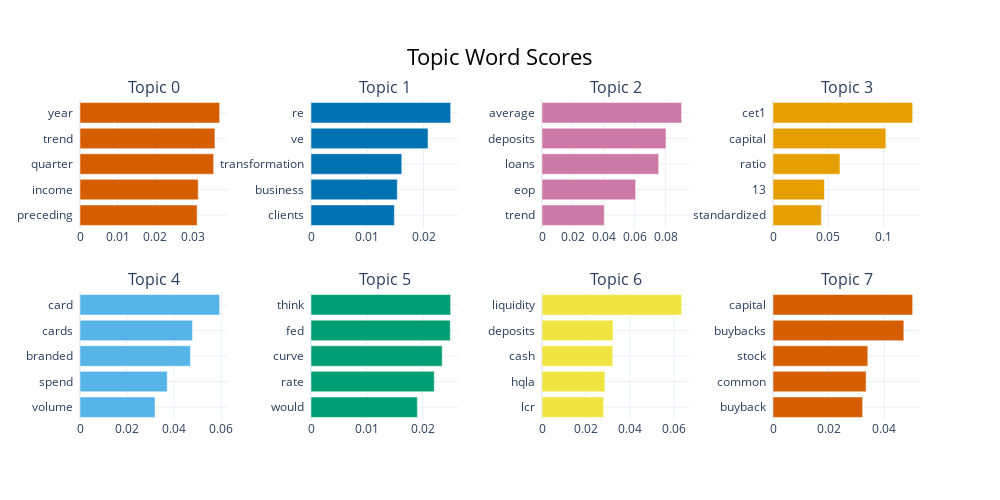

The notebook cell this image was saved under:
### Code cell
model.visualize_barchart()

### Figure 1 — Plotly figure (JSON) as saved in the notebook; plotly's stock layout.template omitted (floating-point values rounded to 4 significant figures)
{"data": [{"marker": {"color": "#D55E00"}, "orientation": "h", "type": "bar", "x": [0.03115, 0.03143, 0.03554, 0.03587, 0.03713], "xaxis": "x", "y": ["preceding  ", "income  ", "quarter  ", "trend  ", "year  "], "yaxis": "y"}, {"marker": {"color": "#0072B2"}, "orientation": "h", "type": "bar", "x": [0.01483, 0.01534, 0.01613, 0.02079, 0.02482], "xaxis": "x2", "y": ["clients  ", "business  ", "transformation  ", "ve  ", "re  "], "yaxis": "y2"}, {"marker": {"color": "#CC79A7"}, "orientation": "h", "type": "bar", "x": [0.04028, 0.06059, 0.07549, 0.08022, 0.09036], "xaxis": "x3", "y": ["trend  ", "eop  ", "loans  ", "deposits  ", "average  "], "yaxis": "y3"}, {"marker": {"color": "#E69F00"}, "orientation": "h", "type": "bar", "x": [0.04371, 0.04653, 0.06055, 0.102, 0.1263], "xaxis": "x4", "y": ["standardized  ", "13  ", "ratio  ", "capital  ", "cet1  "], "yaxis": "y4"}, {"marker": {"color": "#56B4E9"}, "orientation": "h", "type": "bar", "x": [0.03185, 0.03704, 0.0469, 0.04779, 0.0593], "xaxis": "x5", "y": ["volume  ", "spend  ", "branded  ", "cards  ", "card  "], "yaxis": "y5"}, {"marker": {"color": "#009E73"}, "orientation": "h", "type": "bar", "x": [0.01903, 0.02206, 0.02348, 0.02493, 0.025], "xaxis": "x6", "y": ["would  ", "rate  ", "curve  ", "fed  ", "think  "], "yaxis": "y6"}, {"marker": {"color": "#F0E442"}, "orientation": "h", "type": "bar", "x": [0.02802, 0.02857, 0.03214, 0.03227, 0.06347], "xaxis": "x7", "y": ["lcr  ", "hqla  ", "cash  ", "deposits  ", "liquidity  "], "yaxis": "y7"}, {"marker": {"color": "#D55E00"}, "orientation": "h", "type": "bar", "x": [0.03219, 0.03343, 0.03406, 0.04699, 0.05016], "xaxis": "x8", "y": ["buyback  ", "common  ", "stock  ", "buybacks  ", "capital  "], "yaxis": "y8"}], "layout": {"annotations": [{"font": {"size": 16}, "showarrow": false, "text": "Topic 0", "x": 0.0875, "xanchor": "center", "xref": "paper", "y": 1, "yanchor": "bottom", "yref": "paper"}, {"font": {"size": 16}, "showarrow": false, "text": "Topic 1", "x": 0.3625, "xanchor": "center", "xref": "paper", "y": 1, "yanchor": "bottom", "yref": "paper"}, {"font": {"size": 16}, "showarrow": false, "text": "Topic 2", "x": 0.6375, "xanchor": "center", "xref": "paper", "y": 1, "yanchor": "bottom", "yref": "paper"}, {"font": {"size": 16}, "showarrow": false, "text": "Topic 3", "x": 0.9125, "xanchor": "center", "xref": "paper", "y": 1, "yanchor": "bottom", "yref": "paper"}, {"font": {"size": 16}, "showarrow": false, "text": "Topic 4", "x": 0.0875, "xanchor": "center", "xref": "paper", "y": 0.4, "yanchor": "bottom", "yref": "paper"}, {"font": {"size": 16}, "showarrow": false, "text": "Topic 5", "x": 0.3625, "xanchor": "center", "xref": "paper", "y": 0.4, "yanchor": "bottom", "yref": "paper"}, {"font": {"size": 16}, "showarrow": false, "text": "Topic 6", "x": 0.6375, "xanchor": "center", "xref": "paper", "y": 0.4, "yanchor": "bottom", "yref": "paper"}, {"font": {"size": 16}, "showarrow": false, "text": "Topic 7", "x": 0.9125, "xanchor": "center", "xref": "paper", "y": 0.4, "yanchor": "bottom", "yref": "paper"}], "height": 500, "hoverlabel": {"bgcolor": "white", "font": {"family": "Rockwell", "size": 16}}, "showlegend": false, "title": {"font": {"color": "Black", "size": 22}, "text": "Topic Word Scores", "x": 0.5, "xanchor": "center", "yanchor": "top"}, "width": 1000, "xaxis": {"anchor": "y", "domain": [0, 0.175], "showgrid": true}, "xaxis2": {"anchor": "y2", "domain": [0.275, 0.45], "showgrid": true}, "xaxis3": {"anchor": "y3", "domain": [0.55, 0.725], "showgrid": true}, "xaxis4": {"anchor": "y4", "domain": [0.825, 1], "showgrid": true}, "xaxis5": {"anchor": "y5", "domain": [0, 0.175], "showgrid": true}, "xaxis6": {"anchor": "y6", "domain": [0.275, 0.45], "showgrid": true}, "xaxis7": {"anchor": "y7", "domain": [0.55, 0.725], "showgrid": true}, "xaxis8": {"anchor": "y8", "domain": [0.825, 1], "showgrid": true}, "yaxis": {"anchor": "x", "domain": [0.6, 1], "showgrid": true}, "yaxis2": {"anchor": "x2", "domain": [0.6, 1], "showgrid": true}, "yaxis3": {"anchor": "x3", "domain": [0.6, 1], "showgrid": true}, "yaxis4": {"anchor": "x4", "domain": [0.6, 1], "showgrid": true}, "yaxis5": {"anchor": "x5", "domain": [0, 0.4], "showgrid": true}, "yaxis6": {"anchor": "x6", "domain": [0, 0.4], "showgrid": true}, "yaxis7": {"anchor": "x7", "domain": [0, 0.4], "showgrid": true}, "yaxis8": {"anchor": "x8", "domain": [0, 0.4], "showgrid": true}}}
